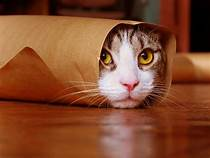
#> input picture mod24/cat.jpg, 210 x 158 px
$ jupyter execute --allow-errors mod24.ipynb   (shell and % lines are left out)
#> lines starting #> are read from the running program, lines starting #| are printed output that depends on the picture
#  <font color=red> Module_24_第三方套件</font>

# P24-2 pip 指令

# P24-3 pillow

[cell 1]
from PIL import Image

im = Image.open("./mod24/cat.jpg")
#> im is the input picture: PIL image 210x158 RGB; mean R, G, B 130.6, 74, 46.3
print(im)
#| <PIL.JpegImagePlugin.JpegImageFile image mode=RGB size=210x158 at 0x7F387344DD90>
im.save("./test.png")

[cell 2]
from PIL import Image

im = Image.open("./mod24/cat.jpg")
print(im.size)
#| (210, 158)

im.show()

width = 400
height = 200
nim = im.resize( (width, height), Image.BILINEAR )
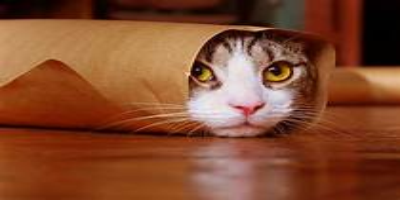
#> nim: PIL image 400x200 RGB; mean R, G, B 130.6, 74, 46.3
print(nim.size)
#| (400, 200)
nim.save("./cat_resized.jpg")

- #### Image.FLIP_LEFT_RIGHT (左右翻轉)
- #### Image.FLIP_TOP_DOWN (上下翻轉)
- #### Image.ROTATE_90 (旋轉90度)
- #### Image.ROTATE_180 (旋轉180度)
- #### Image.ROTATE_270 (旋轉270度)

[cell 3]
from PIL import Image

img = Image.open("cat.jpg")
imgR = img.transpose(Image.ROTATE_180)
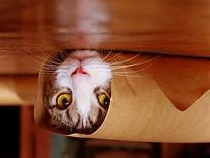
#> imgR: PIL image 210x158 RGB; mean R, G, B 130.6, 74, 46.3
imgR.save("cat_R180.jpg")
